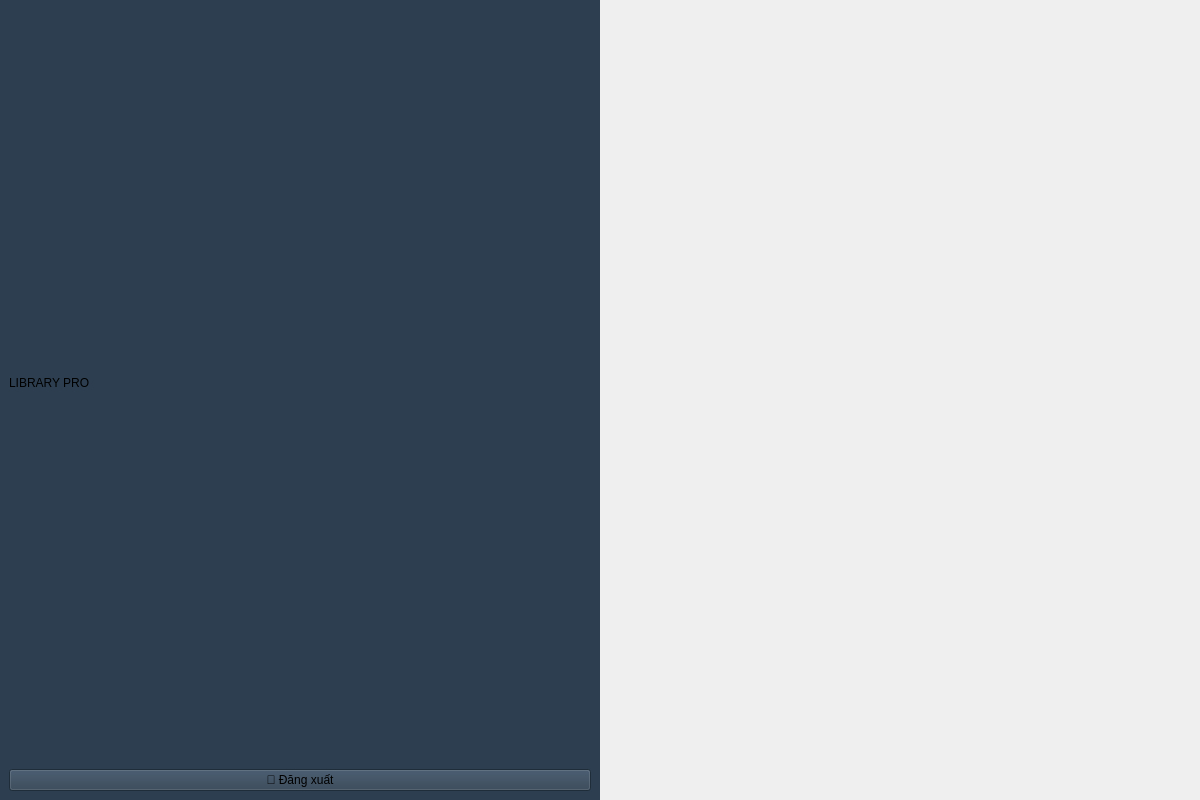
<?xml version="1.0" encoding="UTF-8"?>
<ui version="4.0">
 <class>MainWindow</class>
 <widget class="QMainWindow" name="MainWindow">
  <property name="geometry">
   <rect>
    <x>0</x>
    <y>0</y>
    <width>1200</width>
    <height>800</height>
   </rect>
  </property>
  <property name="windowTitle">
   <string>QUẢN LÝ THƯ VIỆN PRO</string>
  </property>
  <widget class="QWidget" name="centralwidget">
   <layout class="QHBoxLayout" name="hbox_main">
    <property name="spacing">
     <number>0</number>
    </property>
    <property name="leftMargin">
     <number>0</number>
    </property>
    <property name="topMargin">
     <number>0</number>
    </property>
    <property name="rightMargin">
     <number>0</number>
    </property>
    <property name="bottomMargin">
     <number>0</number>
    </property>
    <item>
     <widget class="QFrame" name="sidebar">
      <property name="minimumSize">
       <size><width>280</width><height>0</height></size>
      </property>
      <property name="styleSheet">
       <string>background-color: #2c3e50;</string>
      </property>
      <layout class="QVBoxLayout" name="vbox_menu">
       <item>
        <widget class="QLabel" name="lbl_logo">
         <property name="text"><string>LIBRARY PRO</string></property>
        </widget>
       </item>
       <item>
        <spacer name="verticalSpacer">
         <property name="orientation"><enum>Qt::Vertical</enum></property>
        </spacer>
       </item>
       <item>
        <widget class="QPushButton" name="btnLogout">
         <property name="text"><string>🚪 Đăng xuất</string></property>
        </widget>
       </item>
      </layout>
     </widget>
    </item>
    <item>
     <widget class="QFrame" name="content_area">
      <layout class="QVBoxLayout" name="vbox_content"/>
     </widget>
    </item>
   </layout>
  </widget>
 </widget>
</ui>
